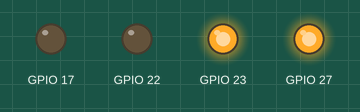
Recording of a program running on a simulated Raspberry Pi (BCM pin numbers). Parts: output pins drawn as LEDs (lit = HIGH). At 2.0 s the program stops and its outputs stay as they are.

Above: at 0.1 s.
At 2.1 s:
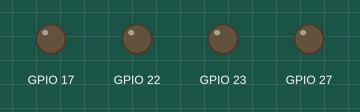
Timing chart, 0 to 3.5 s (numbered marks = the images above):
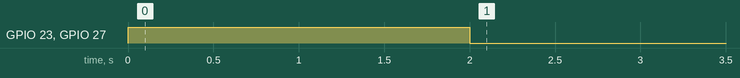

The program:

main.py
```python
from driver import Driver
from time import sleep
import RPi.GPIO as GPIO


try:
    buggy = Driver([17,27,22,23])

    buggy.forward()
    sleep(2)
    buggy.kill()
except KeyboardInterrupt:
    GPIO.cleanup()
```

driver.py
```python
import RPi.GPIO as GPIO


class Driver():

    def __init__(self, pins):
        #Right motor: pins[0]
        #Right back : pins[1]
        #Left motor: pins[2]
        #Left back : pins[3]
        self.pins = pins
        GPIO.setmode(GPIO.BCM)
        GPIO.setup(self.pins[0], GPIO.OUT)
        GPIO.setup(self.pins[1], GPIO.OUT)
        GPIO.setup(self.pins[2], GPIO.OUT)
        GPIO.setup(self.pins[3], GPIO.OUT)

    def forward(self):
        GPIO.output(self.pins[0],0)
        GPIO.output(self.pins[1],1)
        GPIO.output(self.pins[2],0)
        GPIO.output(self.pins[3],1)

    def backward(self):
        GPIO.output(self.pins[0],1)
        GPIO.output(self.pins[1],0)
        GPIO.output(self.pins[2],1)
        GPIO.output(self.pins[3],0)

    def right(self):
        GPIO.output(self.pins[0],1)
        GPIO.output(self.pins[1],0)
        GPIO.output(self.pins[2],0)
        GPIO.output(self.pins[3],1)

    def left(self):
        GPIO.output(self.pins[0],0)
        GPIO.output(self.pins[1],1)
        GPIO.output(self.pins[2],1)
        GPIO.output(self.pins[3],0)

    def stop(self):
        GPIO.output(self.pins[0],0)
        GPIO.output(self.pins[1],0)
        GPIO.output(self.pins[2],0)
        GPIO.output(self.pins[3],0)

    def kill(self):
        self.stop()
        GPIO.cleanup()
    
```

Measured:
- by itself, GPIO 23, GPIO 27: LOW → HIGH at 0.00 s, → LOW 2.0 s later
